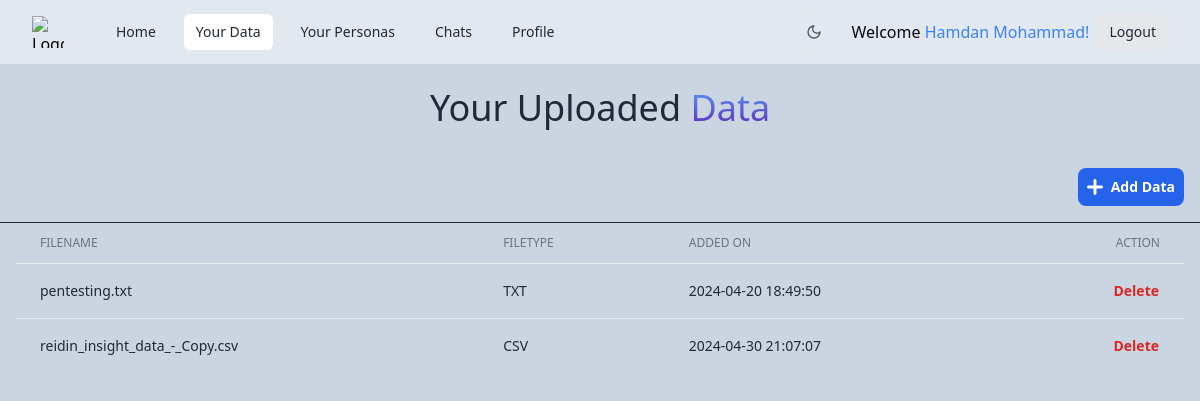
Before: /data (signed in) with the older database file.
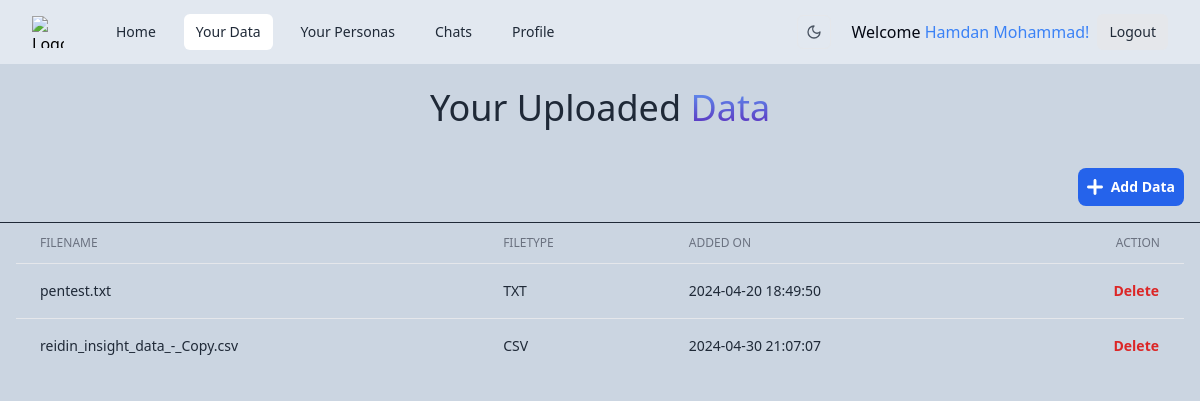
After: the same page with the newer database file.
### models.py (models this page shows, shortened)
class Data(db.Model):
    _id = db.Column("id", db.Integer, primary_key=True)
    datatype = db.Column(db.String(50), nullable=False)
    filepath = db.Column(db.String(500), nullable=False)
    added_on = db.Column(db.DateTime, nullable=False, default=db.func.now())
    user_id = db.Column(db.Integer, db.ForeignKey('user.id'), nullable=False)
    personas = db.relationship('Persona', backref='data', lazy='dynamic')

### app.py (the view, shortened to what this page needs)
@app.route('/data', methods=['GET', 'POST'])
@login_required
def data():
    files_list = Data.query.filter_by(user_id=session['_user_id']).all()
    form = UploadFileForm()
    return render_template('data.html', form=form, files=files_list)

### app.py (called while the page is built)
@login_manager.user_loader
def load_user(user_id):
    return User.query.get(int(user_id))

### templates/data.html (shortened to what this page needs)
{% extends 'base.html' %}
{% block content %}
<div class="max-w-3xl text-center mx-auto py-6">
  <h1 class="block font-medium text-gray-800 dark:text-gray-200 text-xl sm:text-2xl md:text-3xl lg:text-4xl">
    Your Uploaded <span
      class="bg-clip-text bg-gradient-to-t from-violet-800 to-blue-400 dark:from-blue-300 dark:to-violet-800 text-transparent">
      Data</span>
  </h1>
</div>
<div class="flex justify-end items-center">
  <button type="button"
    class="m-4 p-2 inline-flex items-center gap-x-2 text-sm font-semibold rounded-lg border border-transparent bg-blue-600 text-white hover:bg-blue-700 disabled:opacity-50 disabled:pointer-events-none dark:focus:outline-none dark:focus:ring-1 dark:focus:ring-gray-600"
    data-hs-overlay="#hs-static-backdrop-modal">
    Add Data
  </button>
</div>
{% if files %}
<hr class="border-gray-800">
<div class="flex flex-col px-4">
  <div class="-m-1.5 overflow-x-auto">
    <div class="p-1.5 min-w-full inline-block align-middle">
      <div class="overflow-hidden">
        <table class="min-w-full divide-y divide-gray-200 dark:divide-gray-700">
          <thead>
            <tr>
              <th scope="col" class="px-6 py-3 text-start text-xs font-medium text-gray-500 uppercase">Filename</th>
              <th scope="col" class="px-6 py-3 text-start text-xs font-medium text-gray-500 uppercase">Filetype</th>
              <th scope="col" class="px-6 py-3 text-start text-xs font-medium text-gray-500 uppercase">Added On</th>
              <th scope="col" class="px-6 py-3 text-end text-xs font-medium text-gray-500 uppercase">Action</th>
            </tr>
          </thead>
          <tbody class="divide-y divide-gray-200 dark:divide-gray-700">
            {% for file in files %}
            <tr class="hover:bg-gray-100 dark:hover:bg-gray-700">
              <td class="px-6 py-4 whitespace-nowrap text-sm font-medium text-gray-800 dark:text-gray-200">
                {{ file.filepath }}
              </td>
              <td class="px-6 py-4 whitespace-nowrap text-sm text-gray-800 dark:text-gray-200">
                {{ file.datatype.upper() }}
              </td>
              <td class="px-6 py-4 whitespace-nowrap text-sm text-gray-800 dark:text-gray-200">
                {{ file.added_on }}
              </td>
              <td class="px-6 py-4 whitespace-nowrap text-end text-sm font-medium">
                <form method="post" action="{{ url_for('data') }}">
                  <button type="submit" name="delete-data"
                    onclick="return confirm('Are you sure you want to delete this data?')"
                    class="inline-flex items-center gap-x-2 text-sm font-semibold rounded-lg border border-transparent text-red-600 hover:text-red-800 disabled:opacity-50 disabled:pointer-events-none dark:text-red-500 dark:hover:text-red-400 dark:focus:outline-none dark:focus:ring-1 dark:focus:ring-gray-600">Delete</button>
                </form>
              </td>
            </tr>
            {% endfor %}
          </tbody>
        </table>
      </div>
    </div>
  </div>
</div>
{% else %}
<p class="mt-4 text-xl text-center text-gray-600 dark:text-gray-400">
  No data found! Start by uploading your first file.
</p>
{% endif %}
{% endblock %}

Changed rows visible on the page:
changed Data "TXT": filepath "pentesting.txt" → "pentest.txt"
